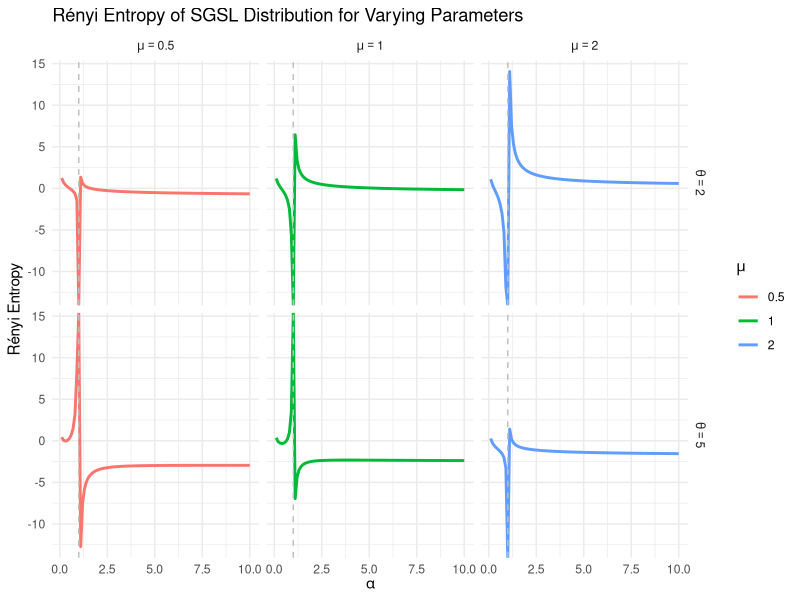

Here is the R script that generated this plot:
# Load necessary library
library(pracma)

# Define the shifted Lindley CDF
F_shifted_lindley <- function(x, theta, mu) {
  1 - ((1 + theta * (1 + x)) / (1 + theta * (1 + mu))) * exp(-theta * (x - mu))
}

# Define the shifted Lindley PDF
f_shifted_lindley <- function(x, theta, mu) {
  (theta^2 / (1 + theta * (1 + mu))) * exp(-theta * (x - mu))
}

# Define the SGSL PDF
g_SGSL <- function(x, theta, mu) {
  (pi / 2) * cos((pi / 2) * F_shifted_lindley(x, theta, mu)) * f_shifted_lindley(x, theta, mu)
}

# Define the integrand for the R\'enyi entropy
renyi_integrand <- function(x, alpha, theta, mu) {
  ((pi / 2) * cos((pi / 2) * F_shifted_lindley(x, theta, mu)) * f_shifted_lindley(x, theta, mu))^alpha
}

# Define the R\'enyi entropy function
H_alpha_SGSL <- function(alpha, theta, mu) {
  integral_value <- integral(renyi_integrand, mu, Inf, alpha = alpha, theta = theta, mu = mu)
  H_alpha <- (1 / (1 - alpha)) * log((pi / 2)^alpha * (theta^2 / (1 + theta * (1 + mu)))^alpha * integral_value)
  return(H_alpha)
}

# Example parameters
alpha <- 2
theta <- 2
mu <- 1

# Calculate the R\'enyi entropy
H_alpha_value <- H_alpha_SGSL(alpha, theta, mu)
print(H_alpha_value)

#####################################################

# ---- Libraries ----
library(pracma)
library(ggplot2)
library(tidyverse)

# ---- Define Functions (with support restriction) ----
F_shifted_lindley <- function(x, theta, mu) {
  ifelse(x > mu, 1 - ((1 + theta * (1 + x)) / (1 + theta * (1 + mu))) * exp(-theta * (x - mu)), 0)
}

f_shifted_lindley <- function(x, theta, mu) {
  ifelse(x > mu, (theta^2 / (1 + theta * (1 + mu))) * exp(-theta * (x - mu)), 0)
}

G_SGSL <- function(x, theta, mu) {
  sin((pi / 2) * F_shifted_lindley(x, theta, mu))
}

g_SGSL <- function(x, theta, mu) {
  ifelse(x > mu, (pi / 2) * abs(cos((pi / 2) * F_shifted_lindley(x, theta, mu))) * f_shifted_lindley(x, theta, mu), 0)
}

# ---- Rényi Entropy Integrand ----
renyi_integrand <- function(x, alpha, theta, mu) {
  g_SGSL(x, theta, mu)^alpha
}

# ---- Rényi Entropy Function (Vectorized) ----
H_alpha_SGSL <- function(alpha_values, theta, mu) {
  sapply(alpha_values, function(alpha) {
    integral_value <- integrate(renyi_integrand, mu, Inf, alpha = alpha, theta = theta, mu = mu)$value
    (1 / (1 - alpha)) * log((pi / 2)^alpha * (theta^2 / (1 + theta * (1 + mu)))^alpha * integral_value)
  })
}

# ---- Parameter Values ----
theta_values <- c(2, 5)  # Different theta values for comparison
mu_values <- c(0.5, 1, 2) # Different mu values for comparison
alpha_values <- seq(0.1, 10, by = 0.1)  # Range of alpha values

# ---- Calculate Rényi Entropy ----
renyi_results <- expand_grid(theta = theta_values, mu = mu_values, alpha = alpha_values) %>%
  rowwise() %>%
  mutate(renyi_entropy = H_alpha_SGSL(alpha, theta, mu)) %>%
  ungroup()

# ---- Plotting ----

# Base plot with facets for theta and mu
base_plot <- ggplot(renyi_results, aes(x = alpha, y = renyi_entropy, color = factor(mu))) +
  geom_line(size = 1) +
  labs(x = expression(alpha), y = "Rényi Entropy", color = expression(mu)) +
  theme_minimal() +
  facet_grid(theta ~ mu, labeller = label_bquote(theta==.(theta), mu==.(mu)))

# Add vertical line at alpha = 1 for reference (Shannon Entropy)
final_plot <- base_plot + geom_vline(xintercept = 1, linetype = "dashed", color = "gray") +
  ggtitle("Rényi Entropy of SGSL Distribution for Varying Parameters")

print(final_plot)
